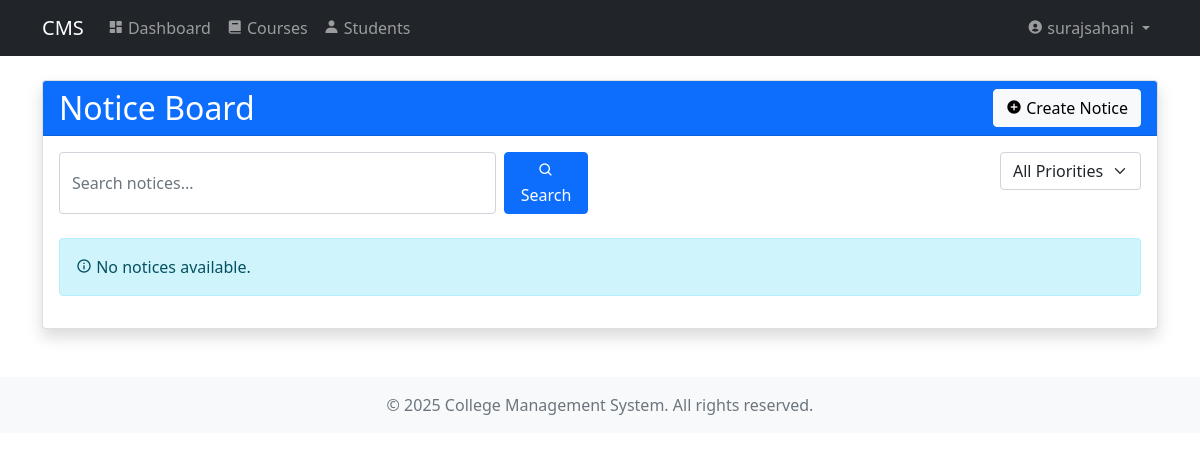
/notices/ (signed in), run on an earlier commit of the app's database.
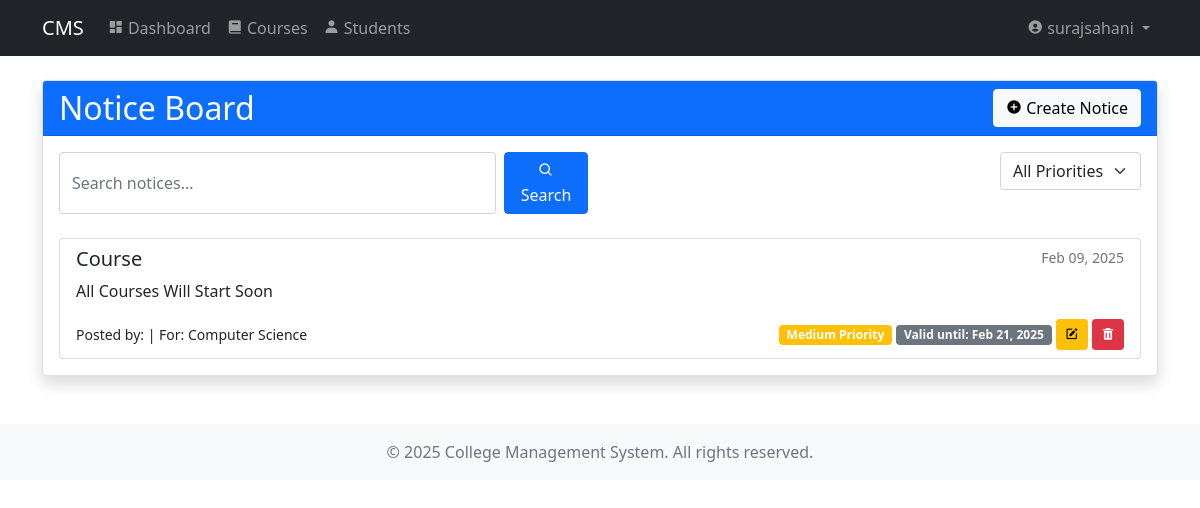
And on a later commit of the database.
### core/models.py (models this page shows, shortened)
class Notice(models.Model):
    PRIORITY_CHOICES = [
        ('LOW', 'Low'),
        ('MED', 'Medium'),
        ('HIG', 'High'),
    ]
    title = models.CharField(max_length=200)
    content = models.TextField()
    priority = models.CharField(max_length=3, choices=PRIORITY_CHOICES, default='MED')
    departments = models.ManyToManyField(Department, blank=True)
    created_by = models.ForeignKey(User, on_delete=models.CASCADE)
    created_at = models.DateTimeField(auto_now_add=True)
    valid_until = models.DateTimeField(null=True, blank=True)

class Department(models.Model):
    name = models.CharField(max_length=100)
    code = models.CharField(max_length=10, unique=True)
    created_at = models.DateTimeField(auto_now_add=True)

### core/views.py (the view, shortened to what this page needs)
# urls.py: path('notices/', views.notice_list, name='notice_list'),
@login_required
def notice_list(request):
    if hasattr(request.user, 'student'):
        notices = Notice.objects.filter(
            Q(departments=request.user.student.department) |
            Q(departments=None)
        ).filter(
            Q(valid_until__gte=timezone.now()) |
            Q(valid_until__isnull=True)
        ).order_by('-priority', '-created_at')
    else:
        notices = Notice.objects.all().order_by('-created_at')
    context = {
        'notices': notices,
        'departments': Department.objects.all() if request.user.is_staff else None,
    }
    return render(request, 'core/notice_list.html', context)

### templates/core/notice_list.html (shortened to what the changed rows need)
{% extends "base.html" %}
{% block content %}
<div class="card shadow">
    <div class="card-header bg-primary text-white d-flex justify-content-between align-items-center">
        <h2 class="mb-0">Notice Board</h2>
    </div>
    <div class="card-body">
        <div class="row mb-4">
            <div class="col-md-6">
            </div>
            <div class="col-md-6">
            </div>
        </div>
        {% if notices %}
            <div class="list-group">
                {% for notice in notices %}
                    <div class="list-group-item {% if notice.priority == 'HIG' %}list-group-item-danger{% endif %}">
                        <div class="d-flex w-100 justify-content-between">
                            <h5 class="mb-1">{{ notice.title }}</h5>
                            <small class="text-muted">{{ notice.created_at|date:"M d, Y" }}</small>
                        </div>
                        <p class="mb-1">{{ notice.content|linebreaks }}</p>
                        <div class="d-flex justify-content-between align-items-center mt-2">
                            <small>
                                Posted by: {{ notice.created_by.get_full_name }}
                                {% if notice.departments.exists %}
                                    | For:
                                    {% for dept in notice.departments.all %}
                                        {{ dept.name }}{% if not forloop.last %}, {% endif %}
                                    {% endfor %}
                                {% endif %}
                            </small>
                            <div>
                                {% if notice.priority == 'HIG' %}
                                    <span class="badge bg-danger">High Priority</span>
                                {% elif notice.priority == 'MED' %}
                                    <span class="badge bg-warning">Medium Priority</span>
                                {% else %}
                                    <span class="badge bg-info">Low Priority</span>
                                {% endif %}
                                {% if notice.valid_until %}
                                    <span class="badge bg-secondary">
                                        Valid until: {{ notice.valid_until|date:"M d, Y" }}
                                    </span>
                                {% endif %}
                                {% if user.is_staff %}
                                    <button class="btn btn-sm btn-warning"
                                            data-bs-toggle="modal"
                                            data-bs-target="#editNoticeModal"
                                            data-notice-id="{{ notice.id }}"
                                            data-title="{{ notice.title }}"
                                            data-content="{{ notice.content }}"
                                            data-priority="{{ notice.priority }}"
                                            data-valid-until="{{ notice.valid_until|date:'Y-m-d' }}">
                                        <i class="bx bxs-edit"></i>
                                    </button>
                                    <button class="btn btn-sm btn-danger"
                                            onclick="confirmDelete('{{ notice.id }}')">
                                        <i class="bx bxs-trash"></i>
                                    </button>
                                {% endif %}
                            </div>
                        </div>
                    </div>
                {% endfor %}
            </div>
        {% else %}
            <div class="alert alert-info">
                <i class="bx bx-info-circle"></i> No notices available.
            </div>
        {% endif %}
    </div>
</div>
{% endblock %}

What changed in the data, as far as the page shows it:
added Notice: title "Course", created_at "Feb 09, 2025", content "All Courses Will Start Soon", priority "Medium Priority", valid_until "Feb 21, 2025"
added Department: name "Computer Science"
Also different on the page:
text no longer shown: "No notices available."
